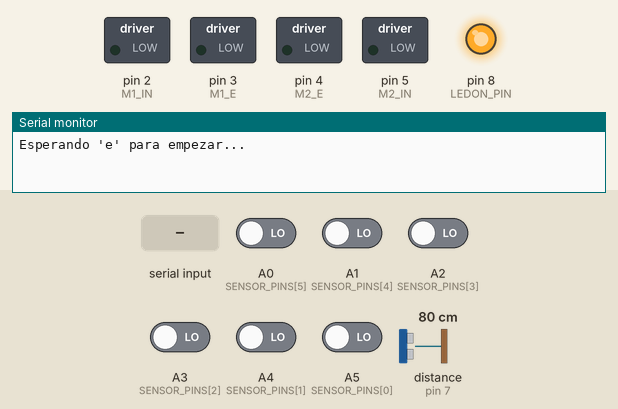
Bench run of a sketch on a simulated Arduino Uno, built with avr-gcc and run on an emulated ATmega328P. Parts: switched loads named in the sketch (green lamp = pin HIGH), output pins drawn as LEDs (lit = HIGH), the last lines printed to the serial monitor. Inputs (shaded band) come from the test bench; at power-on: A0 (SENSOR_PINS[5]), A1 (SENSOR_PINS[4]), A2 (SENSOR_PINS[3]), A3 (SENSOR_PINS[2]), A4 (SENSOR_PINS[1]), A5 (SENSOR_PINS[0]) LOW, distance to the obstacle (sensor on pin 7) 80 cm. The echo pulse lasts 58.3 µs per cm; pins used as bus, display or sensor lines are not drawn.

Above: at 0.8 s.
0.9 s: "e" received over the second serial link
At 2.1 s:
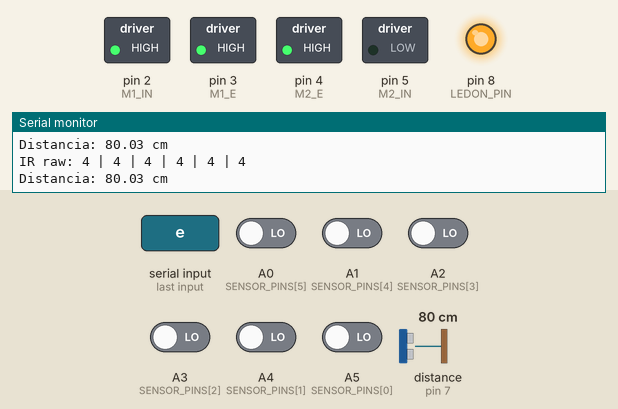
2.4 s: A0 (SENSOR_PINS[5]) driven HIGH
At 3.0 s:
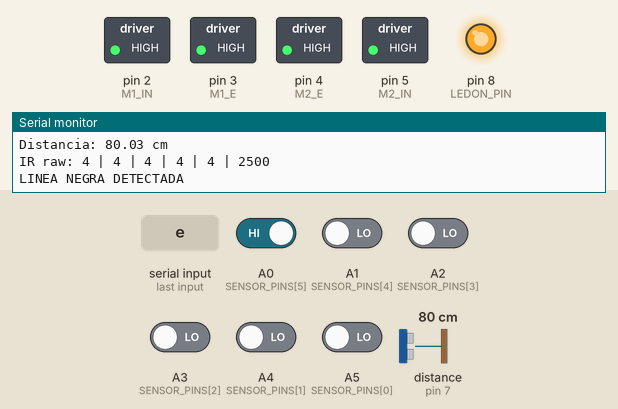
3.9 s: A0 (SENSOR_PINS[5]) driven LOW
At 5.1 s:
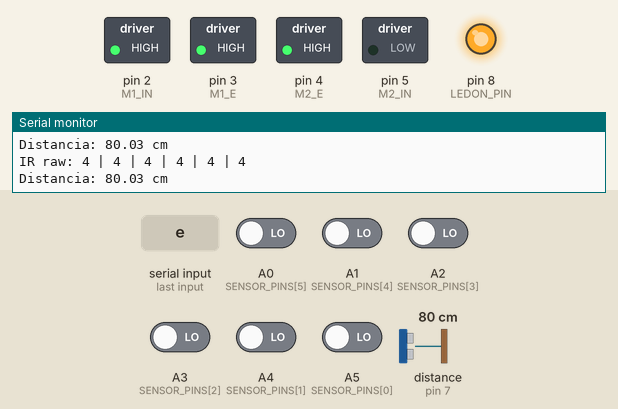
6.9 s: distance to the obstacle (sensor on pin 7) set to 43 cm
9.9 s: distance to the obstacle (sensor on pin 7) set to 35 cm
At 10.8 s:
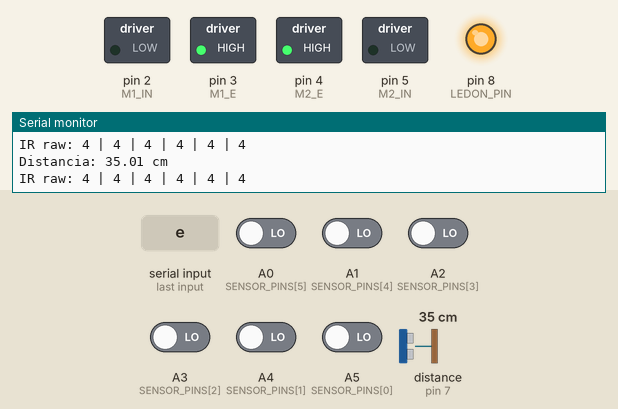
11.4 s: distance to the obstacle (sensor on pin 7) set to 60 cm
At 12.9 s:
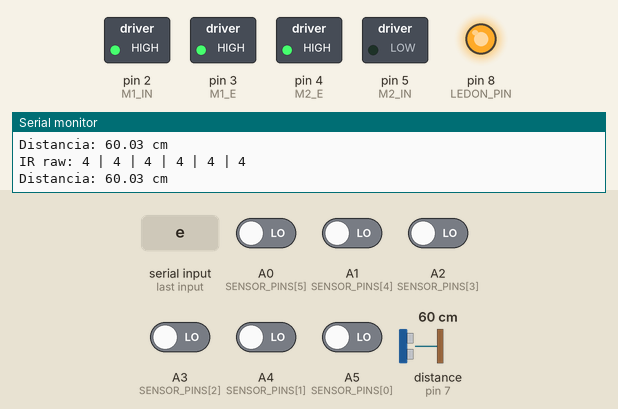
Timing chart, 0 to 14.4 s (numbered marks = the images above; inputs shaded):
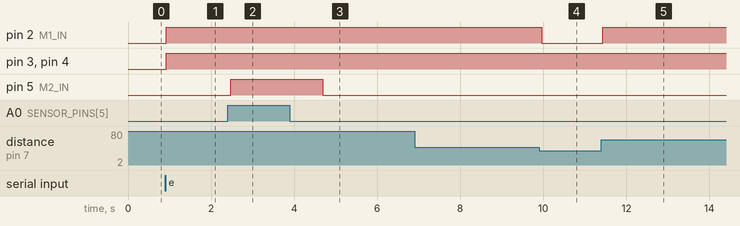

The sketch:

sumo.ino
```cpp
// bluetooth
#include <SoftwareSerial.h>
SoftwareSerial BT(10, 11);
#define BT_BAUD 9600

// ---- Ultrasonido ----
const uint8_t TRIG_PIN = 6;
const uint8_t ECHO_PIN = 7;

// ---- Motores ----
const uint8_t M1_IN = 2;
const uint8_t M1_E  = 3;
const uint8_t M2_IN = 5;
const uint8_t M2_E  = 4;

// ---- Sensores QTR ----
const uint8_t NUM_SENSORS = 6;
const uint8_t SENSOR_PINS[NUM_SENSORS] = {A5, A4, A3, A2, A1, A0};
const uint8_t LEDON_PIN = 8;

const uint16_t RC_TIMEOUT = 2500;
const uint16_t BLACK_THRESHOLD = 1600;

// ============================================================
// MOTORES
// ============================================================

void motorRight(int speed) {
  speed = constrain(speed, 255, -255);
  if (speed == 0) {
    analogWrite(M1_E, 0);
    return;
  }
  digitalWrite(M1_IN, speed >= 0 ? HIGH : LOW);
  analogWrite(M1_E, abs(speed));
}

void motorLeft(int speed) {
  speed = constrain(speed, 255, -255);
  if (speed == 0) {
    analogWrite(M2_E, 0);
    return;
  }
  digitalWrite(M2_IN, speed >= 0 ? HIGH : LOW);
  analogWrite(M2_E, abs(speed));
}

// LECTURA RAW QTR

void readRawRC(uint16_t *raw) {

  for (uint8_t i = 0; i < NUM_SENSORS; i++) {
    pinMode(SENSOR_PINS[i], OUTPUT);
    digitalWrite(SENSOR_PINS[i], HIGH);
  }

  delayMicroseconds(10);

  for (uint8_t i = 0; i < NUM_SENSORS; i++) {
    pinMode(SENSOR_PINS[i], INPUT);
    raw[i] = RC_TIMEOUT;
  }

  bool done[NUM_SENSORS] = {};
  uint8_t remaining = NUM_SENSORS;
  uint32_t t0 = micros();

  while (remaining > 0) {

    uint32_t dt = micros() - t0;
    if (dt >= RC_TIMEOUT) break;

    for (uint8_t i = 0; i < NUM_SENSORS; i++) {

      if (!done[i] && digitalRead(SENSOR_PINS[i]) == LOW) {

        raw[i] = dt;
        done[i] = true;
        remaining--;
      }
    }
  }
}

// DETECCION LINEA NEGRA

bool lineaNegra(uint16_t *rawValues) {

  // rawValues debe tener espacio para NUM_SENSORS
  readRawRC(rawValues);

  for (uint8_t i = 0; i < NUM_SENSORS; i++) {

    if (rawValues[i] > BLACK_THRESHOLD) {
      return true;
    }
  }

  return false;
}

// COMPORTAMIENTOS

void atacar(){
  motorLeft(255);
  motorRight(255);
}

void buscar(){ // Modo Carla

  motorLeft(255);
  motorRight(0);

  //delay(10);
}

void retroceder(){

  motorLeft(-255);
  motorRight(-255);

  delay(1100);
}
//  ESPERAR SEÑAL POR BLUETOOTH
void waitForStart() {
  Serial.println("Esperando 'e' para empezar...");
  BT.println("Esperando 'e' para empezar...");
  while (true) {
    if (BT.available()) {
      char c = BT.read();
      if (c == 'e') {
        Serial.println("¡Comenzando!");
        BT.println("¡Comenzando!");
        return;
      }
    }
  }
}

void setup() {

  Serial.begin(9600);
  BT.begin(BT_BAUD);

  pinMode(TRIG_PIN, OUTPUT);
  pinMode(ECHO_PIN, INPUT);

  pinMode(M1_IN, OUTPUT);
  pinMode(M1_E, OUTPUT);
  pinMode(M2_IN, OUTPUT);
  pinMode(M2_E, OUTPUT);

  pinMode(LEDON_PIN, OUTPUT);
  digitalWrite(LEDON_PIN, HIGH);


  waitForStart(); // espera la señal 'e'
}

// LOOP
void loop() {

  uint16_t raw[NUM_SENSORS];

  readRawRC(raw);
  Serial.print("IR raw: ");
  for (uint8_t i = 0; i < NUM_SENSORS; i++) {
    Serial.print(raw[i]);
    Serial.print(i < NUM_SENSORS-1 ? " | " : "");
  }
  Serial.println();

  // LINEA NEGRA
  if (lineaNegra(raw)) {
    Serial.println("LINEA NEGRA DETECTADA");
    retroceder();
    return;
  }

  // -------- ULTRASONIDO --------

  digitalWrite(TRIG_PIN, LOW);
  delayMicroseconds(2);

  digitalWrite(TRIG_PIN, HIGH);
  delayMicroseconds(10);

  digitalWrite(TRIG_PIN, LOW);

  long duration = pulseIn(ECHO_PIN, HIGH, 25000);
  float dist = duration * 0.01716;

  Serial.print("Distancia: ");
  Serial.print(dist);
  Serial.println(" cm");

  if (dist > 0 && dist < 40.0) {
    atacar();
  } else {
    buscar();
  }

  //delay(10);
}
```

Measured:
- the behaviour switches between 40 and 39 cm on distance to the obstacle (sensor on pin 7) (found by bisection; images 3 and 4)
- after the input at 0.9 s, pin 2 (M1_IN), pin 3 (M1_E), pin 4 (M2_E): LOW → HIGH at once
- after the input at 2.4 s, pin 5 (M2_IN): LOW → HIGH after 0.08 s
- after the input at 3.9 s, pin 5 (M2_IN): HIGH → LOW after 0.79 s
- after the input at 9.9 s, pin 2 (M1_IN): HIGH → LOW after 0.07 s
- after the input at 11.4 s, pin 2 (M1_IN): LOW → HIGH at once
